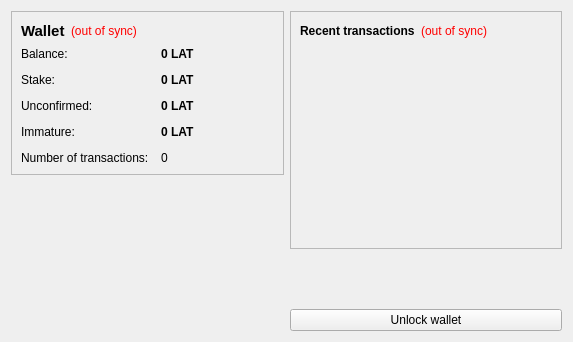
<?xml version="1.0" encoding="UTF-8"?>
<ui version="4.0">
 <class>OverviewPage</class>
 <widget class="QWidget" name="OverviewPage">
  <property name="geometry">
   <rect>
    <x>0</x>
    <y>0</y>
    <width>573</width>
    <height>342</height>
   </rect>
  </property>
  <property name="windowTitle">
   <string>Form</string>
  </property>
  <layout class="QHBoxLayout" name="horizontalLayout" stretch="1,1">
   <item>
    <layout class="QVBoxLayout" name="verticalLayout_2">
     <item>
      <widget class="QFrame" name="frame">
       <property name="frameShape">
        <enum>QFrame::StyledPanel</enum>
       </property>
       <property name="frameShadow">
        <enum>QFrame::Raised</enum>
       </property>
       <layout class="QVBoxLayout" name="verticalLayout_4">
        <item>
         <layout class="QHBoxLayout" name="horizontalLayout_4">
          <item>
           <widget class="QLabel" name="label_5">
            <property name="font">
             <font>
              <pointsize>11</pointsize>
              <weight>75</weight>
              <bold>true</bold>
             </font>
            </property>
            <property name="text">
             <string>Wallet</string>
            </property>
           </widget>
          </item>
          <item>
           <widget class="QLabel" name="labelWalletStatus">
            <property name="toolTip">
             <string>The displayed information may be out of date. Your wallet automatically synchronizes with the Latium network after a connection is established, but this process has not completed yet.</string>
            </property>
            <property name="styleSheet">
             <string notr="true">QLabel { color: red; }</string>
            </property>
            <property name="text">
             <string notr="true">(out of sync)</string>
            </property>
            <property name="alignment">
             <set>Qt::AlignLeading|Qt::AlignLeft|Qt::AlignVCenter</set>
            </property>
           </widget>
          </item>
          <item>
           <spacer name="horizontalSpacer_2">
            <property name="orientation">
             <enum>Qt::Horizontal</enum>
            </property>
            <property name="sizeHint" stdset="0">
             <size>
              <width>40</width>
              <height>20</height>
             </size>
            </property>
           </spacer>
          </item>
         </layout>
        </item>
        <item>
         <layout class="QFormLayout" name="formLayout_2">
          <property name="fieldGrowthPolicy">
           <enum>QFormLayout::AllNonFixedFieldsGrow</enum>
          </property>
          <property name="horizontalSpacing">
           <number>12</number>
          </property>
          <property name="verticalSpacing">
           <number>12</number>
          </property>
          <item row="0" column="0">
           <widget class="QLabel" name="label">
            <property name="text">
             <string>Balance:</string>
            </property>
           </widget>
          </item>
          <item row="0" column="1">
           <widget class="QLabel" name="labelBalance">
            <property name="font">
             <font>
              <weight>75</weight>
              <bold>true</bold>
             </font>
            </property>
            <property name="cursor">
             <cursorShape>IBeamCursor</cursorShape>
            </property>
            <property name="toolTip">
             <string>Your current balance</string>
            </property>
            <property name="text">
             <string notr="true">0 LAT</string>
            </property>
            <property name="textInteractionFlags">
             <set>Qt::LinksAccessibleByMouse|Qt::TextSelectableByKeyboard|Qt::TextSelectableByMouse</set>
            </property>
           </widget>
          </item>
          <item row="1" column="0">
           <widget class="QLabel" name="label_6">
            <property name="text">
             <string>Stake:</string>
            </property>
           </widget>
          </item>
          <item row="1" column="1">
           <widget class="QLabel" name="labelStake">
            <property name="font">
             <font>
              <weight>75</weight>
              <bold>true</bold>
             </font>
            </property>
            <property name="cursor">
             <cursorShape>IBeamCursor</cursorShape>
            </property>
            <property name="toolTip">
             <string>Total of coins that was staked, and do not yet count toward the current balance</string>
            </property>
            <property name="text">
             <string notr="true">0 LAT</string>
            </property>
            <property name="textInteractionFlags">
             <set>Qt::LinksAccessibleByMouse|Qt::TextSelectableByKeyboard|Qt::TextSelectableByMouse</set>
            </property>
           </widget>
          </item>
          <item row="2" column="0">
           <widget class="QLabel" name="label_3">
            <property name="text">
             <string>Unconfirmed:</string>
            </property>
           </widget>
          </item>
          <item row="2" column="1">
           <widget class="QLabel" name="labelUnconfirmed">
            <property name="font">
             <font>
              <weight>75</weight>
              <bold>true</bold>
             </font>
            </property>
            <property name="cursor">
             <cursorShape>IBeamCursor</cursorShape>
            </property>
            <property name="toolTip">
             <string>Total of transactions that have yet to be confirmed, and do not yet count toward the current balance</string>
            </property>
            <property name="text">
             <string notr="true">0 LAT</string>
            </property>
            <property name="textInteractionFlags">
             <set>Qt::LinksAccessibleByMouse|Qt::TextSelectableByKeyboard|Qt::TextSelectableByMouse</set>
            </property>
           </widget>
          </item>
          <item row="3" column="0">
           <widget class="QLabel" name="labelImmatureText">
            <property name="text">
             <string>Immature:</string>
            </property>
           </widget>
          </item>
          <item row="3" column="1">
           <widget class="QLabel" name="labelImmature">
            <property name="font">
             <font>
              <weight>75</weight>
              <bold>true</bold>
             </font>
            </property>
            <property name="toolTip">
             <string>Mined balance that has not yet matured</string>
            </property>
            <property name="text">
             <string notr="true">0 LAT</string>
            </property>
            <property name="textInteractionFlags">
             <set>Qt::LinksAccessibleByMouse|Qt::TextSelectableByKeyboard|Qt::TextSelectableByMouse</set>
            </property>
           </widget>
          </item>
          <item row="4" column="0">
           <widget class="QLabel" name="label_2">
            <property name="text">
             <string>Number of transactions:</string>
            </property>
           </widget>
          </item>
          <item row="4" column="1">
           <widget class="QLabel" name="labelNumTransactions">
            <property name="toolTip">
             <string>Total number of transactions in wallet</string>
            </property>
            <property name="text">
             <string notr="true">0</string>
            </property>
           </widget>
          </item>
         </layout>
        </item>
       </layout>
      </widget>
     </item>
     <item>
      <spacer name="verticalSpacer">
       <property name="orientation">
        <enum>Qt::Vertical</enum>
       </property>
       <property name="sizeHint" stdset="0">
        <size>
         <width>20</width>
         <height>40</height>
        </size>
       </property>
      </spacer>
     </item>
     <item>
      <widget class="QLabel" name="label_6">
       <property name="text">
        <string/>
       </property>
       <property name="pixmap">
        <pixmap resource="../bitcoin.qrc">:/images/backg</pixmap>
       </property>
       <property name="scaledContents">
        <bool>false</bool>
       </property>
       <property name="alignment">
        <set>Qt::AlignCenter</set>
       </property>
       <property name="margin">
        <number>-2</number>
       </property>
      </widget>
     </item>
    </layout>
   </item>
   <item>
    <layout class="QVBoxLayout" name="verticalLayout_3">
     <item>
      <widget class="QFrame" name="frame_2">
       <property name="frameShape">
        <enum>QFrame::StyledPanel</enum>
       </property>
       <property name="frameShadow">
        <enum>QFrame::Raised</enum>
       </property>
       <layout class="QVBoxLayout" name="verticalLayout">
        <item>
         <layout class="QHBoxLayout" name="horizontalLayout_2">
          <item>
           <widget class="QLabel" name="label_4">
            <property name="text">
             <string>&lt;b&gt;Recent transactions&lt;/b&gt;</string>
            </property>
           </widget>
          </item>
          <item>
           <widget class="QLabel" name="labelTransactionsStatus">
            <property name="toolTip">
             <string>The displayed information may be out of date. Your wallet automatically synchronizes with the Latium network after a connection is established, but this process has not completed yet.</string>
            </property>
            <property name="styleSheet">
             <string notr="true">QLabel { color: red; }</string>
            </property>
            <property name="text">
             <string notr="true">(out of sync)</string>
            </property>
            <property name="alignment">
             <set>Qt::AlignRight|Qt::AlignTrailing|Qt::AlignVCenter</set>
            </property>
           </widget>
          </item>
          <item>
           <spacer name="horizontalSpacer">
            <property name="orientation">
             <enum>Qt::Horizontal</enum>
            </property>
            <property name="sizeHint" stdset="0">
             <size>
              <width>40</width>
              <height>20</height>
             </size>
            </property>
           </spacer>
          </item>
         </layout>
        </item>
        <item>
         <widget class="QListView" name="listTransactions">
          <property name="styleSheet">
           <string notr="true">QListView { background: transparent; }</string>
          </property>
          <property name="frameShape">
           <enum>QFrame::NoFrame</enum>
          </property>
          <property name="verticalScrollBarPolicy">
           <enum>Qt::ScrollBarAlwaysOff</enum>
          </property>
          <property name="horizontalScrollBarPolicy">
           <enum>Qt::ScrollBarAlwaysOff</enum>
          </property>
          <property name="selectionMode">
           <enum>QAbstractItemView::NoSelection</enum>
          </property>
         </widget>
        </item>
       </layout>
      </widget>
     </item>
     <item>
      <spacer name="verticalSpacer_2">
       <property name="orientation">
        <enum>Qt::Vertical</enum>
       </property>
       <property name="sizeHint" stdset="0">
        <size>
         <width>20</width>
         <height>40</height>
        </size>
       </property>
      </spacer>
     </item>
     <item>
      <widget class="QPushButton" name="unlockWalletButton">
       <property name="text">
        <string>Unlock wallet</string>
       </property>
      </widget>
     </item>
    </layout>
   </item>
  </layout>
 </widget>
 <resources>
  <include location="../bitcoin.qrc"/>
 </resources>
 <connections/>
</ui>
